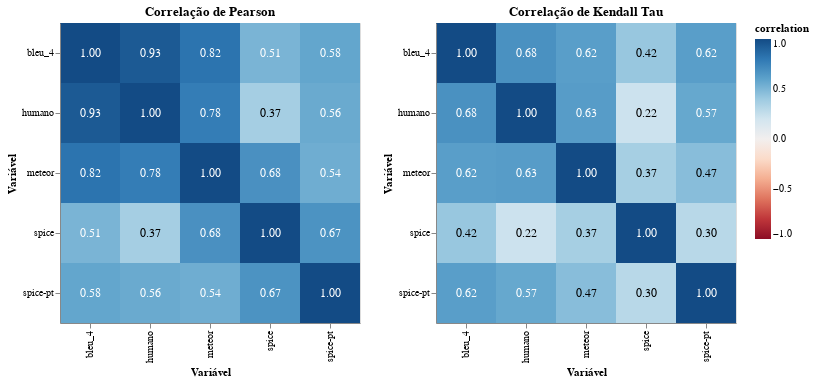

Notebook source saved alongside this figure:
### Code cell
corr_chart = alt.hconcat(heatmap_pearson, heatmap_kendall)
corr_chart.display()

### Figure 1 — Vega-Lite specification as saved in the notebook (floating-point values rounded to 4 significant figures)
{"config": {"view": {"continuousWidth": 300, "continuousHeight": 300}}, "hconcat": [{"layer": [{"mark": {"type": "rect"}, "encoding": {"color": {"field": "correlation", "scale": {"domain": [-1, 1], "scheme": "redblue"}, "type": "quantitative"}, "tooltip": [{"field": "x", "type": "nominal"}, {"field": "y", "type": "nominal"}, {"field": "correlation", "format": ".2f", "type": "quantitative"}], "x": {"field": "x", "title": "Variável", "type": "nominal"}, "y": {"field": "y", "title": "Variável", "type": "nominal"}}, "title": "Correlação de Pearson"}, {"mark": {"type": "text", "baseline": "middle", "fontSize": 12}, "encoding": {"color": {"condition": {"test": "(datum.correlation > 0.5)", "value": "white"}, "value": "black"}, "text": {"field": "correlation", "format": ".2f", "type": "quantitative"}, "tooltip": [{"field": "x", "type": "nominal"}, {"field": "y", "type": "nominal"}, {"field": "correlation", "format": ".2f", "type": "quantitative"}], "x": {"field": "x", "title": "Variável", "type": "nominal"}, "y": {"field": "y", "title": "Variável", "type": "nominal"}}, "title": "Correlação de Pearson"}], "data": {"name": "data-0758039767c0edbe9754c96d7b80c249"}, "height": 300, "width": 300}, {"layer": [{"mark": {"type": "rect"}, "encoding": {"color": {"field": "correlation", "scale": {"domain": [-1, 1], "scheme": "redblue"}, "type": "quantitative"}, "tooltip": [{"field": "x", "type": "nominal"}, {"field": "y", "type": "nominal"}, {"field": "correlation", "format": ".2f", "type": "quantitative"}], "x": {"field": "x", "title": "Variável", "type": "nominal"}, "y": {"field": "y", "title": "Variável", "type": "nominal"}}, "title": "Correlação de Kendall Tau"}, {"mark": {"type": "text", "baseline": "middle", "fontSize": 12}, "encoding": {"color": {"condition": {"test": "(datum.correlation > 0.5)", "value": "white"}, "value": "black"}, "text": {"field": "correlation", "format": ".2f", "type": "quantitative"}, "tooltip": [{"field": "x", "type": "nominal"}, {"field": "y", "type": "nominal"}, {"field": "correlation", "format": ".2f", "type": "quantitative"}], "x": {"field": "x", "title": "Variável", "type": "nominal"}, "y": {"field": "y", "title": "Variável", "type": "nominal"}}, "title": "Correlação de Kendall Tau"}], "data": {"name": "data-f578f04d36d3aa2b2654b71c70bfc0e0"}, "height": 300, "width": 300}], "$schema": "https://vega.github.io/schema/vega-lite/v5.20.1.json", "datasets": {"data-0758039767c0edbe9754c96d7b80c249": [{"x": "bleu_4", "y": "bleu_4", "correlation": 1.0}, {"x": "meteor", "y": "bleu_4", "correlation": 0.8187}, {"x": "spice", "y": "bleu_4", "correlation": 0.5098}, {"x": "spice-pt", "y": "bleu_4", "correlation": 0.5816}, {"x": "humano", "y": "bleu_4", "correlation": 0.9345}, {"x": "bleu_4", "y": "meteor", "correlation": 0.8187}, {"x": "meteor", "y": "meteor", "correlation": 1.0}, {"x": "spice", "y": "meteor", "correlation": 0.684}, {"x": "spice-pt", "y": "meteor", "correlation": 0.544}, {"x": "humano", "y": "meteor", "correlation": 0.7783}, {"x": "bleu_4", "y": "spice", "correlation": 0.5098}, {"x": "meteor", "y": "spice", "correlation": 0.684}, {"x": "spice", "y": "spice", "correlation": 1.0}, {"x": "spice-pt", "y": "spice", "correlation": 0.6719}, {"x": "humano", "y": "spice", "correlation": 0.3704}, {"x": "bleu_4", "y": "spice-pt", "correlation": 0.5816}, {"x": "meteor", "y": "spice-pt", "correlation": 0.544}, {"x": "spice", "y": "spice-pt", "correlation": 0.6719}, {"x": "spice-pt", "y": "spice-pt", "correlation": 1.0}, {"x": "humano", "y": "spice-pt", "correlation": 0.5609}, {"x": "bleu_4", "y": "humano", "correlation": 0.9345}, {"x": "meteor", "y": "humano", "correlation": 0.7783}, {"x": "spice", "y": "humano", "correlation": 0.3704}, {"x": "spice-pt", "y": "humano", "correlation": 0.5609}, {"x": "humano", "y": "humano", "correlation": 1.0}], "data-f578f04d36d3aa2b2654b71c70bfc0e0": [{"x": "bleu_4", "y": "bleu_4", "correlation": 1.0}, {"x": "meteor", "y": "bleu_4", "correlation": 0.6167}, {"x": "spice", "y": "bleu_4", "correlation": 0.4167}, {"x": "spice-pt", "y": "bleu_4", "correlation": 0.6167}, {"x": "humano", "y": "bleu_4", "correlation": 0.6824}, {"x": "bleu_4", "y": "meteor", "correlation": 0.6167}, {"x": "meteor", "y": "meteor", "correlation": 1.0}, {"x": "spice", "y": "meteor", "correlation": 0.3667}, {"x": "spice-pt", "y": "meteor", "correlation": 0.4667}, {"x": "humano", "y": "meteor", "correlation": 0.6271}, {"x": "bleu_4", "y": "spice", "correlation": 0.4167}, {"x": "meteor", "y": "spice", "correlation": 0.3667}, {"x": "spice", "y": "spice", "correlation": 1.0}, {"x": "spice-pt", "y": "spice", "correlation": 0.3}, {"x": "humano", "y": "spice", "correlation": 0.2213}, {"x": "bleu_4", "y": "spice-pt", "correlation": 0.6167}, {"x": "meteor", "y": "spice-pt", "correlation": 0.4667}, {"x": "spice", "y": "spice-pt", "correlation": 0.3}, {"x": "spice-pt", "y": "spice-pt", "correlation": 1.0}, {"x": "humano", "y": "spice-pt", "correlation": 0.5717}, {"x": "bleu_4", "y": "humano", "correlation": 0.6824}, {"x": "meteor", "y": "humano", "correlation": 0.6271}, {"x": "spice", "y": "humano", "correlation": 0.2213}, {"x": "spice-pt", "y": "humano", "correlation": 0.5717}, {"x": "humano", "y": "humano", "correlation": 1.0}]}}
